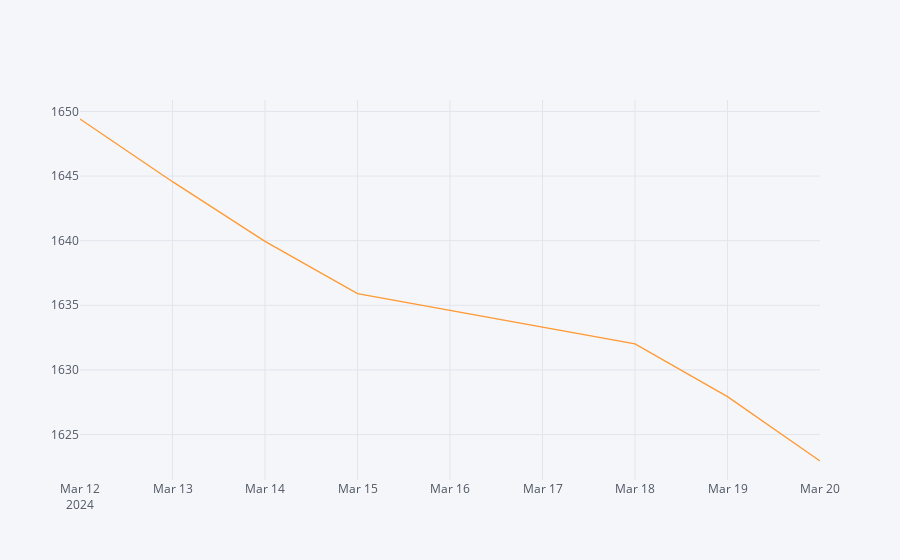

The cell this chart's notebook holds for it:
### Code cell
data['중심'].iplot(kind='scatter') #하락 추세임을 확인

### Figure 1 — Plotly figure (JSON) as saved in the notebook; plotly's stock layout.template omitted (floating-point values rounded to 4 significant figures)
{"data": [{"line": {"color": "rgba(255, 153, 51, 1.0)", "dash": "solid", "shape": "linear", "width": 1.3}, "mode": "lines", "name": "중심", "text": "", "type": "scatter", "x": ["2024-03-12", "2024-03-13", "2024-03-14", "2024-03-15", "2024-03-18", "2024-03-19", "2024-03-20"], "y": [1649.0, 1645.0, 1640.0, 1636.0, 1632.0, 1628.0, 1623.0]}], "layout": {"legend": {"bgcolor": "#F5F6F9", "font": {"color": "#4D5663"}}, "paper_bgcolor": "#F5F6F9", "plot_bgcolor": "#F5F6F9", "title": {"font": {"color": "#4D5663"}}, "xaxis": {"gridcolor": "#E1E5ED", "showgrid": true, "tickfont": {"color": "#4D5663"}, "title": {"font": {"color": "#4D5663"}, "text": ""}, "zerolinecolor": "#E1E5ED"}, "yaxis": {"gridcolor": "#E1E5ED", "showgrid": true, "tickfont": {"color": "#4D5663"}, "title": {"font": {"color": "#4D5663"}, "text": ""}, "zerolinecolor": "#E1E5ED"}}}
